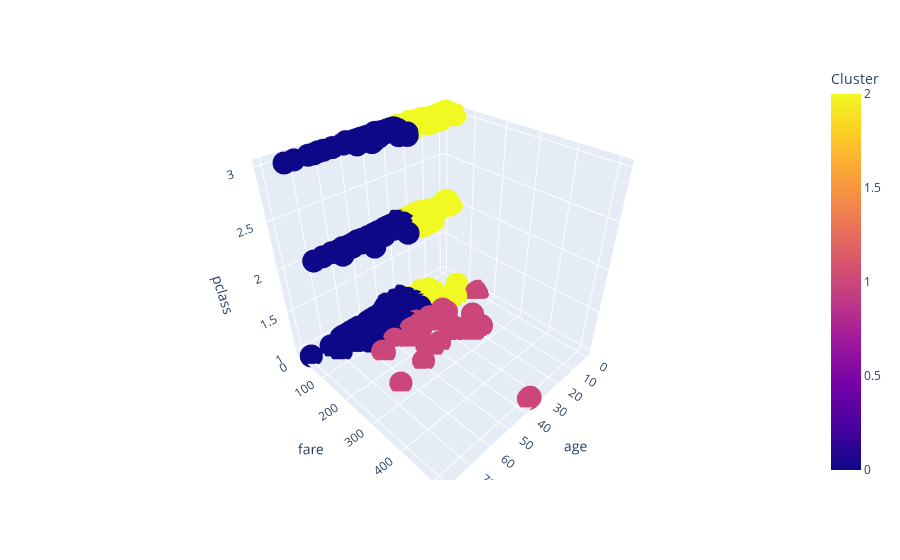

Notebook code cell kept with this figure:
### Code cell
# Making 3-D Scatter plot 
import plotly.express as px
fig=px.scatter_3d(df,x='age',y='fare',z='pclass',color='Cluster')
fig.show()

### Figure 1 — Plotly figure (JSON) as saved in the notebook; plotly's stock layout.template omitted (floating-point values rounded to 4 significant figures; data arrays with more than 128 entries replaced by an {"elided": "..."} marker saying what was removed)
{"data": [{"hovertemplate": "age=%{x}<br>fare=%{y}<br>pclass=%{z}<br>Cluster=%{marker.color}<extra></extra>", "legendgroup": "", "marker": {"color": {"elided": "891 int values"}, "coloraxis": "coloraxis", "symbol": "circle"}, "mode": "markers", "name": "", "scene": "scene", "showlegend": false, "type": "scatter3d", "x": {"elided": "891 float values"}, "y": {"elided": "891 float values"}, "z": {"elided": "891 int values"}}], "layout": {"coloraxis": {"colorbar": {"title": {"text": "Cluster"}}, "colorscale": [[0, "#0d0887"], [0.1111, "#46039f"], [0.2222, "#7201a8"], [0.3333, "#9c179e"], [0.4444, "#bd3786"], [0.5556, "#d8576b"], [0.6667, "#ed7953"], [0.7778, "#fb9f3a"], [0.8889, "#fdca26"], [1, "#f0f921"]]}, "legend": {"tracegroupgap": 0}, "margin": {"t": 60}, "scene": {"domain": {"x": [0, 1], "y": [0, 1]}, "xaxis": {"title": {"text": "age"}}, "yaxis": {"title": {"text": "fare"}}, "zaxis": {"title": {"text": "pclass"}}}}}
